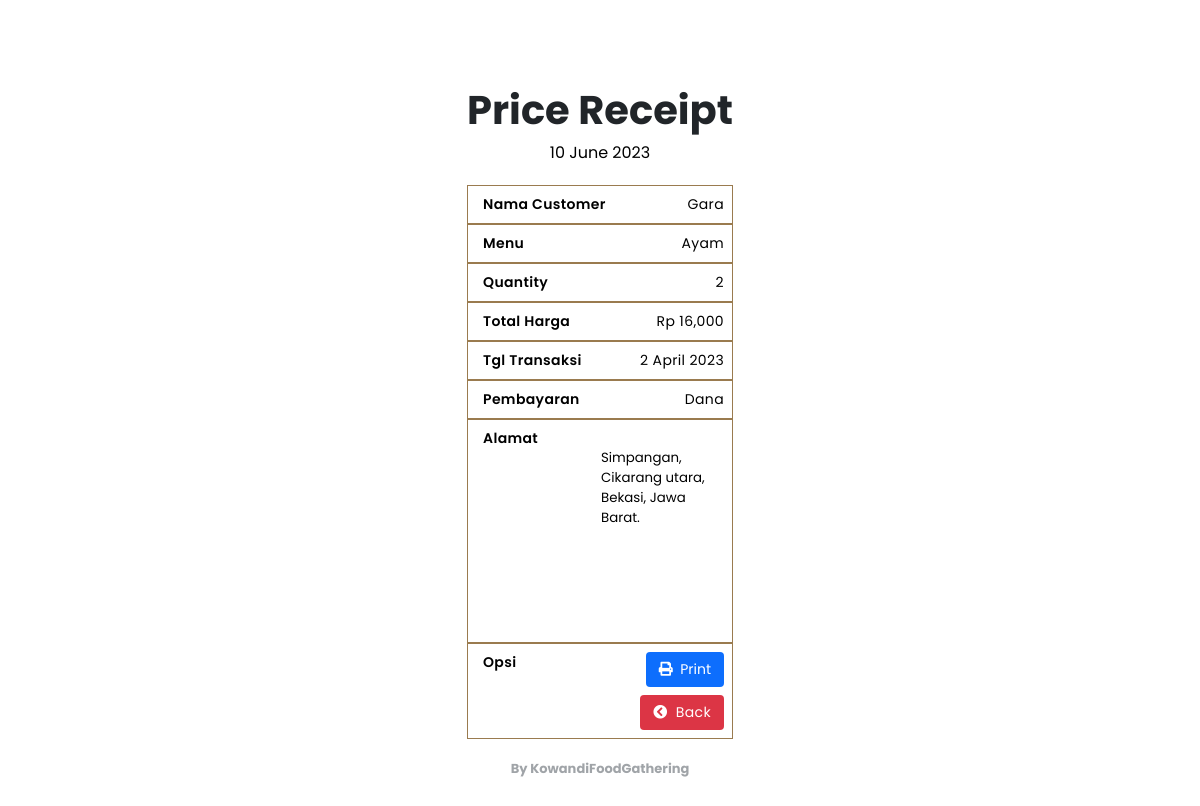
/checkout/payment.php?id=26 (signed in), run on the app's committed database.
### tables this page shows
CREATE TABLE IF NOT EXISTS `tbl_order` (
  `id` int NOT NULL AUTO_INCREMENT,
  `id_user` int NOT NULL,
  `id_product` int NOT NULL,
  `nama_product` varchar(200) NOT NULL,
  `harga_satuan` varchar(200) NOT NULL,
  `nama_customer` varchar(200) NOT NULL,
  `alamat` text NOT NULL,
  `quantity` int NOT NULL,
  `total_harga` int NOT NULL,
  `payment_method` varchar(200) NOT NULL,
  `tgl_transaksi` varchar(200) NOT NULL,
  PRIMARY KEY (`id`),
  KEY `idUser` (`id_user`),
  KEY `idProduct` (`id_product`)
);

### config/config.php (called while the page is built, shortened)
<?php
$hostname = "localhost";
$username = "root";
$password = "";
$database = "db_cafe";
$koneksi = mysqli_connect($hostname, $username, $password, $database);
function queryTransaction($queryTransaction)
{
    global $koneksi;
    $hasil = mysqli_query($koneksi, $queryTransaction);
    $tampungBaris = [];
    while ($baris = mysqli_fetch_assoc($hasil)) {
        $tampungBaris[] = $baris;
    }
    return $tampungBaris;
}
?>

### checkout/payment.php (the view, shortened to what this page needs)
<?php
require '../config/config.php';
$idTransaction = $_GET['id'];
$queryTransaction = queryTransaction("SELECT * FROM tbl_order WHERE id = $idTransaction");
?>
<!DOCTYPE html>
<html lang="en">
<head>
    <link rel="stylesheet" href="https://cdnjs.cloudflare.com/ajax/libs/font-awesome/5.15.3/css/all.min.css"
 />
    <link rel="stylesheet" href="../css/payment.css?v=<?php echo time(); ?>">
</head>
<body>
    <section class="tabel">
        <div class="table-container">
            <h1 class="heading">Price Receipt</h1>
            <p class="date">
                <?php echo date("j F Y"); ?>
            </p>
            <table class="table">
                <tbody>
                    <?php foreach ($queryTransaction as $dataTransaction): ?>
                        <tr>
                            <td data-label="Nama Customer">
                                <?= $dataTransaction['nama_customer']; ?>
                            </td>
                            <td data-label="Menu">
                                <?= $dataTransaction['nama_product']; ?>
                            </td>
                            <td data-label="Quantity">
                                <?= $dataTransaction['quantity']; ?>
                            </td>
                            <td data-label="Total Harga">Rp
                                <?= number_format($dataTransaction['total_harga']); ?>
                            </td>
                            <td data-label="Tgl Transaksi">
                                <?= $dataTransaction['tgl_transaksi']; ?>
                            </td>
                            <td data-label="Pembayaran">
                                <?= $dataTransaction['payment_method']; ?>
                            </td>
                            <td data-label="Alamat">
                                <textarea disabled>
                                    <?= $dataTransaction['alamat']; ?>
                                </textarea>
                            </td>
                            <td data-label="Opsi" id="opsi">
                                <button onclick="window.print()" class="btn-print"><i
                                        class="fas fa-print"></i>&nbsp;&nbsp;Print</button>
                                <a href="../user/transaction.php" class="btn-back"><i
                                        class="fas fa-chevron-circle-left"></i>&nbsp;&nbsp;Back</a>
                            </td>
                        </tr>
                    <?php endforeach; ?>
                </tbody>
            </table>
            <h5>By KowandiFoodGathering</h5>
        </div>
    </section>
</body>
</html>

### css/payment.css (style rules this page uses)
body { font-family: "Poppins", sans-serif; margin: 0; padding: 0; }
.tabel { display: flex; justify-content: center; align-items: center; margin-top: 120px; }
.table-container { padding: 0 10%; }
.heading { font-size: 40px; text-align: center; margin-bottom: 40px; color: #212529; margin-block-end: 0em; }
p.date { text-align: center; margin-top: 0px; margin-bottom: 20px; }
.table { width: 100%; border-collapse: collapse; }
.table tbody tr td { font-size: 14px; letter-spacing: 0.35px; font-weight: normal; padding: 8px; text-align: center; border: 0.5px solid #9a7b4f; }
textarea { width: 453px; height: 192px; resize: none; outline: none; background: #fff; border: none; color: #000; font-family: "Poppins", sans-serif; }
.table tbody tr td .btn-print { text-decoration: none; color: #fff; line-height: 1.5; padding: 6px 12px; border: 1px solid transparent; border-radius: 0.25rem; display: inline-block; background-color: #0d6efd; font-weight: medium; text-align: center; vertical-align: middle; font-size: 14px; font-family: "Poppins", sans-serif; cursor: pointer; }
.table tbody tr td .btn-back { text-decoration: none; color: #fff; line-height: 1.5; padding: 6px 12px; border: 1px solid transparent; border-radius: 0.25rem; display: inline-block; background-color: #dc3545; font-weight: medium; text-align: center; vertical-align: middle; margin-top: 8px; }
h5 { font-size: 15px; text-align: center; color: #a0a4a8; }
@media (max-width: 1390px) { * { box-sizing: border-box; margin: 0; padding: 0; } }
@media (max-width: 1390px) { .tabel { margin-top: 80px; margin-bottom: 40px; } }
@media (max-width: 1390px) { .table, .table tbody, .table tr, .table td { display: block; width: 100%; } }
@media (max-width: 1390px) { .table tr { margin-bottom: 20px; } }
@media (max-width: 1390px) { .table tbody tr td { text-align: right; padding-left: 50%; position: relative; } }
@media (max-width: 1390px) { textarea { width: 125px; height: 200px; } }
@media (max-width: 1390px) { .table td::before { content: attr(data-label); position: absolute; left: 0; width: 50%; padding-left: 15px; font-weight: 600; font-size: 14px; text-align: left; } }
@media (max-width: 1390px) { h5 { font-size: 13px; } }

### data on the page
tbl_order: nama_customer "Gara", nama_product "Ayam", quantity "2", total_harga "16,000", tgl_transaksi "2 April 2023", payment_method "Dana", alamat "Simpangan, Cikarang utara, Bekasi, Jawa Barat."
